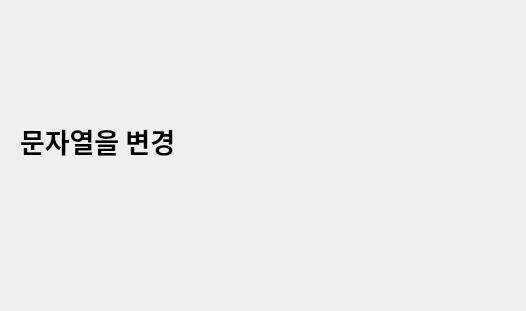
<?xml version="1.0" encoding="UTF-8"?>
<ui version="4.0">
 <class>Dialog</class>
 <widget class="QDialog" name="Dialog">
  <property name="geometry">
   <rect>
    <x>0</x>
    <y>0</y>
    <width>526</width>
    <height>311</height>
   </rect>
  </property>
  <property name="windowTitle">
   <string>Dialog</string>
  </property>
  <widget class="QLabel" name="label">
   <property name="geometry">
    <rect>
     <x>20</x>
     <y>50</y>
     <width>431</width>
     <height>181</height>
    </rect>
   </property>
   <property name="font">
    <font>
     <family>맑은 고딕</family>
     <pointsize>20</pointsize>
     <weight>75</weight>
     <bold>true</bold>
    </font>
   </property>
   <property name="text">
    <string>문자열을 변경</string>
   </property>
  </widget>
 </widget>
 <resources/>
 <connections/>
</ui>
